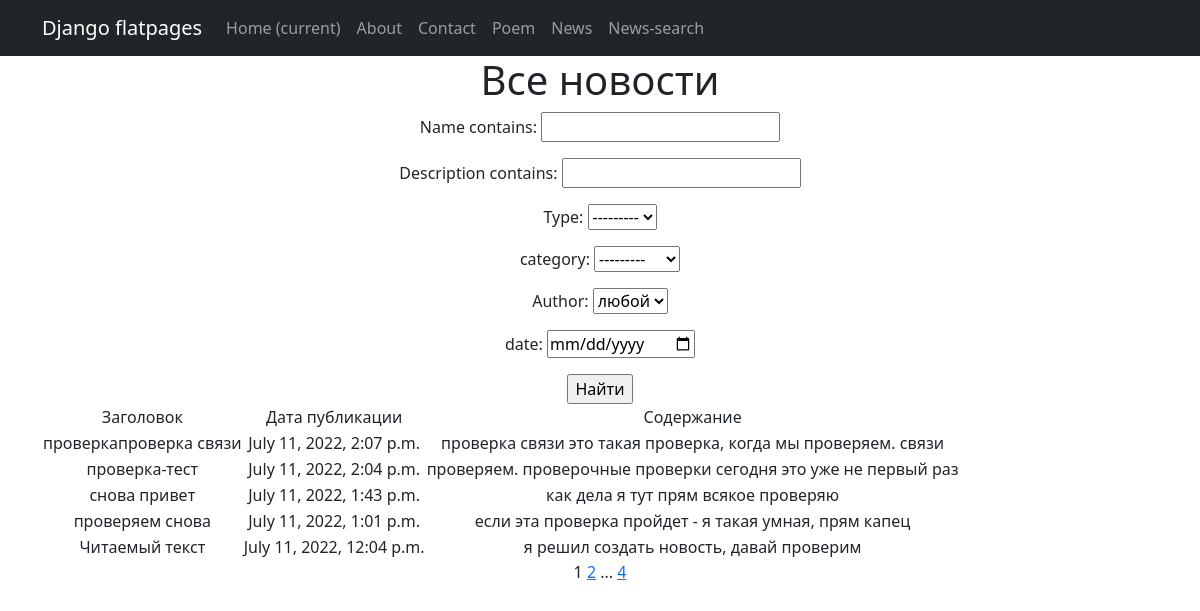
/news/search, run on the app's committed database.
### newsapp/models.py (models this page shows, shortened)
class Post(models.Model):
    name = models.CharField(max_length=64, unique=True)
    description = models.TextField()
    category = models.ManyToManyField(Category, through='PostCategory', related_name='news')
    type = models.CharField(max_length=50, choices=[('article', 'article'),('news', 'news')])
    post_time_create = models.DateTimeField(auto_now_add=True)
    author = models.ForeignKey(Author, on_delete=models.CASCADE)

### newsapp/views.py (the view)
# urls.py: path('search', PostListSearch.as_view(), name='news-search'),
class PostListSearch(ListView):
    model = Post
    ordering = '-post_time_create'
    template_name = 'search.html'
    context_object_name = 'news'
    paginate_by = 5
    filterset_class = PostFilter
    def get_queryset(self):
        queryset = super().get_queryset()
        self.filterset = PostFilter(self.request.GET, queryset)
        return self.filterset.qs
    def get_context_data(self, **kwargs):
        context = super().get_context_data(**kwargs)
        context['filterset'] = self.filterset
        return context

### newsapp/models.py (called while the page is built)
    def __str__(self):
        return self.user.username

    def __str__(self):
        return self.name.title()

### newsapp/templatetags/custom_filters.py (called while the page is built)
@register.filter()
def censor(text):
    texts = [text]
    for word in texts:
        for i in range(len(cencored_list)):
            word = word.replace(cencored_list[i], cencored_stars[i])
    return word

### newsapp/templatetags/custom_tags.py (called while the page is built)
@register.simple_tag(takes_context=True)
def url_replace(context, **kwargs):
   d = context['request'].GET.copy()
   for k, v in kwargs.items():
       d[k] = v
   return d.urlencode()

### templates/search.html (shortened to what this page needs)
{% extends 'flatpages/default.html' %}
{% load custom_filters %}
{% load custom_tags %}
{% block content %}
   <h1>Все новости</h1>
   <form action="" method="get">
       {{ filterset.form.as_p }}
       <input type="submit" value="Найти" />
   </form>
   {% if news %}
       <table>
           <tr>
               <td>Заголовок</td>
               <td>Дата публикации</td>
               <td>Содержание</td>
           </tr>
           {% for one in news %}
           <tr>
               <td>{{ one.name | censor }}</td>
               <td>{{ one.post_time_create }}</td>
               <td>{{ one.description | censor | truncatewords:15 }}</td>
           </tr>
           {% endfor %}
       </table>
   {% else %}
       <h2>Новостей нет!</h2>
   {% endif %}
   {{ page_obj.number }}
   {% if page_obj.has_next %}
       <a href="?{% url_replace page=page_obj.next_page_number %}">{{ page_obj.next_page_number }}</a>
       {% if paginator.num_pages != page_obj.next_page_number %}
           ...
           <a href="?{% url_replace page=page_obj.paginator.num_pages %}">{{ page_obj.paginator.num_pages }}</a>
       {% endif %}
   {% endif %}
{% endblock content %}

### templates/flatpages/default.html (shortened to what this page needs)
<!DOCTYPE html>
<html lang="en">
    <head>
        {% load static %}
        <link href="{% static 'css/styles.css' %}" rel="stylesheet" />
    </head>
    <body>
        <nav class="navbar navbar-expand-lg navbar-dark bg-dark static-top">
           <div class="container">
               <a class="navbar-brand" href="#">Django flatpages</a>
               <div class="collapse navbar-collapse" id="navbarResponsive">
                   <ul class="navbar-nav ml-auto">
                       <li class="nav-item active">
                           <a class="nav-link" href="#">Home
                               <span class="sr-only">(current)</span>
                           </a>
                       </li>
                       <li class="nav-item">
                           <a class="nav-link" href="/about/">About</a>
                       </li>
                       <li class="nav-item">
                           <a class="nav-link" href="/contact/">Contact</a>
                       </li>
                       <li class="nav-item">
                           <a class="nav-link" href="/white/">Poem</a>
                       </li>
                       <li class="nav-item">
                           <a class="nav-link" href="/news/">News</a>
                       </li>
                       <li class="nav-item">
                           <a class="nav-link" href="/news/search">News-search</a>
                       </li>
                   </ul>
               </div>
           </div>
        </nav>
        <div class="container">
           <div class="row">
               <div class="col-lg-12 text-center">
                   {% block content %}{% endblock content %}
               </div>
           </div>
        </div>
    </body>
</html>

### data on the page
Post: name|censor "проверкапроверка связи", post_time_create "July 11, 2022, 2:07 p.m.", description|censor "проверка связи это такая проверка, когда мы проверяем. связи"
Post: name|censor "проверка-тест", post_time_create "July 11, 2022, 2:04 p.m.", description|censor "проверяем. проверочные проверки сегодня это уже не первый раз"
Post: name|censor "снова привет", post_time_create "July 11, 2022, 1:43 p.m.", description|censor "как дела я тут прям всякое проверяю"
Post: name|censor "проверяем снова", post_time_create "July 11, 2022, 1:01 p.m.", description|censor "если эта проверка пройдет - я такая умная, прям капец"
Post: name|censor "Читаемый текст", post_time_create "July 11, 2022, 12:04 p.m.", description|censor "я решил создать новость, давай проверим"

### other printed values
{{ page_obj.number }} "1"
{{ page_obj.next_page_number }} "2"
{{ page_obj.paginator.num_pages }} "4"
